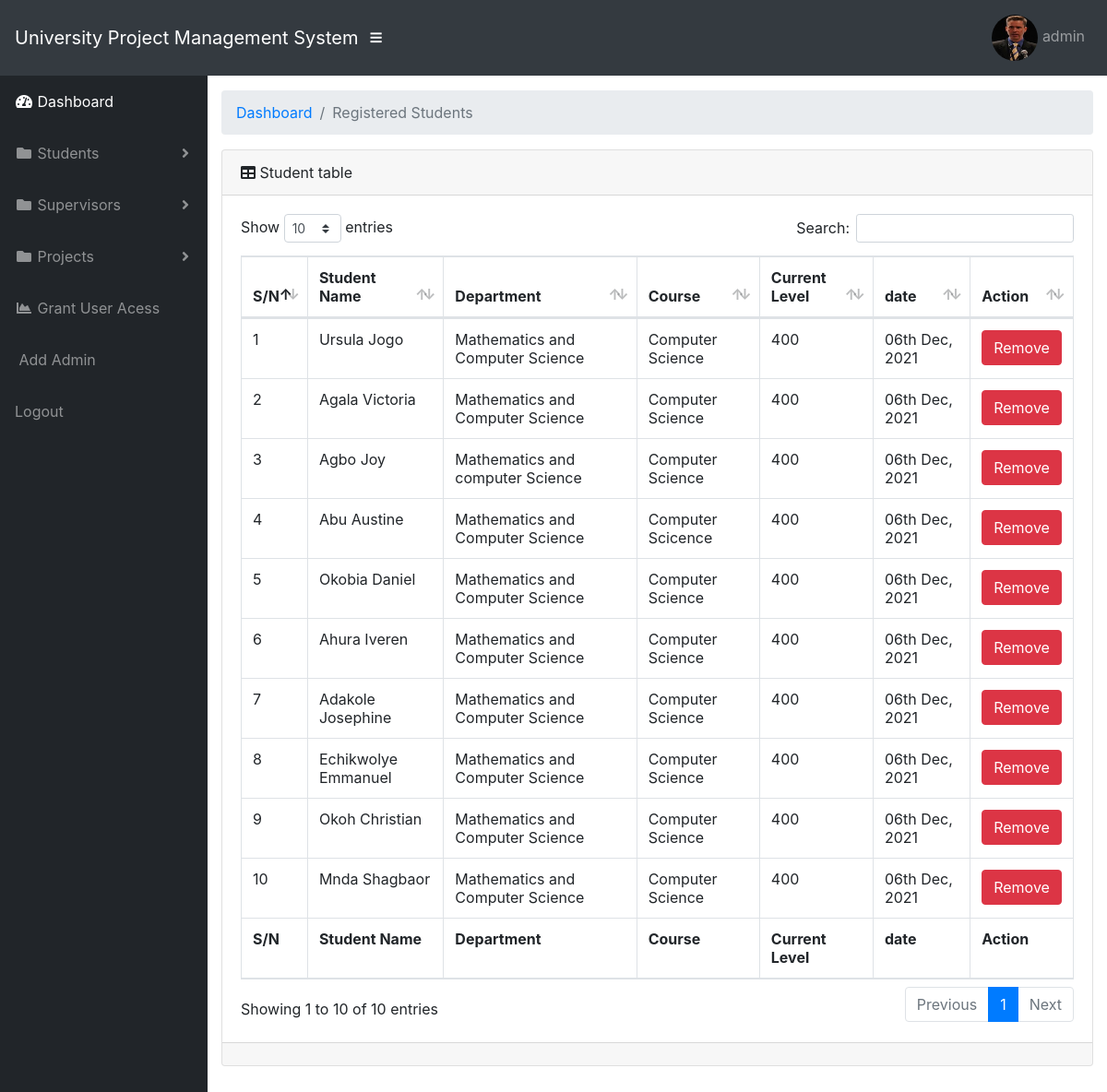
Page /admin/view_students.php (signed in) on the committed database.
### tables this page shows
CREATE TABLE `user` (
  `id` int(11) NOT NULL,
  `username` varchar(50) NOT NULL,
  `password` varchar(255) NOT NULL,
  `matric` varchar(200) NOT NULL,
  `role` int(10) NOT NULL,
  `status` int(10) NOT NULL,
  `image` varchar(100) NOT NULL
);

CREATE TABLE `student` (
  `id` int(11) NOT NULL,
  `name` varchar(255) NOT NULL,
  `department` varchar(50) NOT NULL,
  `course` varchar(200) NOT NULL,
  `level` varchar(50) NOT NULL,
  `matric` varchar(50) NOT NULL,
  `date` timestamp NOT NULL DEFAULT current_timestamp(),
  `username` varchar(100) NOT NULL
);

### admin/view_students.php (the view, shortened to what this page needs)
<?php
include("../db.php");
?>
<DOCTYPE html>
<html lang="en">
<head>
  <link href="vendor/fontawesome-free/css/all.min.css" rel="stylesheet" type="text/css">
  <link href="vendor/datatables/dataTables.bootstrap4.css" rel="stylesheet">
  <link href="css/sb-admin.css" rel="stylesheet">
</head>
<body id="page-top">
  <nav class="navbar navbar-expand navbar-dark bg-dark static-top">
    <a class="navbar-brand mr-1" href="index.php">University Project Management System</a>
    <button class="btn btn-link btn-sm text-white order-1 order-sm-0" id="sidebarToggle" href="#">
      <i class="fas fa-bars"></i>
    </button>
   <?php include("header.php"); ?>
  <div id="wrapper">
    <ul class="sidebar navbar-nav">
    <li class="nav-item active">
        <a class="nav-link" href="dashboard.php">
          <i class="fas fa-fw fa-tachometer-alt"></i>
          <span>Dashboard</span>
        </a>
      </li>
      <li class="nav-item dropdown">
        <a class="nav-link dropdown-toggle" href="#" id="pagesDropdown" role="button" data-toggle="dropdown" aria-haspopup="true" aria-expanded="false">
          <i class="fas fa-fw fa-folder"></i>
          <span>Students</span>
        </a>
      </li>
      <li class="nav-item dropdown">
        <a class="nav-link dropdown-toggle" href="#" id="pagesDropdown" role="button" data-toggle="dropdown" aria-haspopup="true" aria-expanded="false">
          <i class="fas fa-fw fa-folder"></i>
          <span>Supervisors</span>
        </a>
      </li>
      <li class="nav-item dropdown">
        <a class="nav-link dropdown-toggle" href="#" id="pagesDropdown" role="button" data-toggle="dropdown" aria-haspopup="true" aria-expanded="false">
          <i class="fas fa-fw fa-folder"></i>
          <span>Projects</span>
        </a>
      </li>
      <li class="nav-item">
        <a class="nav-link" href="confirm_reg.php">
          <i class="fas fa-fw fa-chart-area"></i>
          <span>Grant User Acess</span></a>
      </li>
      <li class="nav-item">
        <a class="nav-link" href="add_admin.php">
          <span>Add Admin</span></a>
      </li>
      <li class="nav-item">
        <a class="nav-link" href="../logout.php">
          <span>Logout</span></a>
      </li>
    </ul>
    <div id="content-wrapper">
      <div class="container-fluid">
        <ol class="breadcrumb">
          <li class="breadcrumb-item">
            <a href="#">Dashboard</a>
          </li>
          <li class="breadcrumb-item active">Registered Students</li>
        </ol>
        <?php
        $sql2 = "SELECT * FROM student ORDER BY id DESC";
        $query2 = mysqli_query($conn,$sql2);
        ?>
        <div class="card mb-3">
          <div class="card-header">
            <i class="fas fa-table"></i>
            Student table</div>
          <div class="card-body">
            <div class="table-responsive">
              <table class="table table-bordered" id="dataTable" width="100%" cellspacing="0">
                <thead>
                  <tr>
                    <th>S/N</th>
                    <th>Student Name</th>
                    <th>Department</th>
                    <th>Course</th>
                    <th>Current Level</th>
                    <th>date</th>
                    <th>Action</th>
                  </tr>
                </thead>
                <tfoot>
                  <tr>
                    <th>S/N</th>
                    <th>Student Name</th>
                    <th>Department</th>
                    <th>Course</th>
                    <th>Current Level</th>
                    <th>date</th>
                    <th>Action</th>
                  </tr>
                </tfoot>
                <tbody>
                  <?php
                  $n = 1;
                  while($row = mysqli_fetch_assoc($query2)){
                    $timeStamp = $row['date'];
                    $date = date('dS M, Y', strtotime($timeStamp));
                  ?>
                  <tr>
                    <td><?php echo $n; ?></td>
                    <td><?php echo $row['name']; ?></td>
                    <td><?php echo $row['department']; ?></td>
                    <td><?php echo $row['course']; ?></td>
                    <td><?php echo $row['level']; ?></td>
                      <td><?php echo $date; ?></td>
                    <td>
                      <a href="delete_student.php?id=<?php echo $row['id']; ?>"><button class="btn btn-danger">Remove</button></a>
                    </td>
                  </tr>
                 <?php $n++; } ?>
                 </tbody>
              </table>
            </div>
          </div>
          <div class="card-footer small text-muted"></div>
        </div>
      </div>
<?php
include("footer.php");
?>

### admin/header.php (shortened to what this page needs)
<?php
include("../db.php");
?>
 <form class="d-none d-md-inline-block form-inline ml-auto mr-0 mr-md-3 my-2 my-md-0">
      <div class="input-group">
        <div class="input-group-append">
          <button class="btn " type="button">
          </button>
        </div>
      </div>
    </form>
    <ul class="navbar-nav ml-auto ml-md-0">
      <li class="nav-item dropdown no-arrow">
        <a class="nav-link dropdown-toggle" href="#" id="userDropdown" role="button" data-toggle="dropdown" aria-haspopup="true" aria-expanded="false">
          <?php
          $username = $_SESSION['id'];
          $sql = "SELECT * FROM user WHERE username='$username'";
          $query = mysqli_query($conn,$sql);
          $row = mysqli_fetch_assoc($query);
          ?>
          <img src="../image/<?php echo $row['image']; ?>" style="border-radius: 50%; height: 50px; width: 50px;">
          <?php echo $row['username']; ?>
        </a>
      </li>
    </ul>
  </nav>

### rows in the picture
user: image (picture), username "admin"
student: name "Ursula Jogo", department "Mathematics and Computer Science", course "Computer Science", level "400", date "06th Dec, 2021"
student: name "Agala Victoria", department "Mathematics and Computer Science", course "Computer Science", level "400", date "06th Dec, 2021"
student: name "Agbo Joy", department "Mathematics and computer Science", course "Computer Science", level "400", date "06th Dec, 2021"
student: name "Abu Austine", department "Mathematics and Computer Science", course "Computer Scicence", level "400", date "06th Dec, 2021"
student: name "Okobia Daniel", department "Mathematics and Computer Science", course "Computer Science", level "400", date "06th Dec, 2021"
student: name "Ahura Iveren", department "Mathematics and Computer Science", course "Computer Science", level "400", date "06th Dec, 2021"
student: name "Adakole Josephine", department "Mathematics and Computer Science", course "Computer Science", level "400", date "06th Dec, 2021"
student: name "Echikwolye Emmanuel", department "Mathematics and Computer Science", course "Computer Science", level "400", date "06th Dec, 2021"
student: name "Okoh Christian", department "Mathematics and Computer Science", course "Computer Science", level "400", date "06th Dec, 2021"
student: name "Mnda Shagbaor", department "Mathematics and Computer Science", course "Computer Science", level "400", date "06th Dec, 2021"
